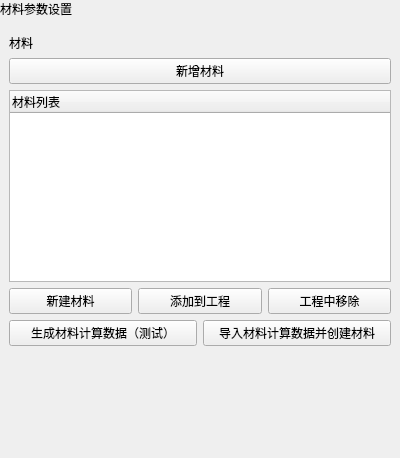
<?xml version='1.0' encoding='utf-8'?>
<ui version="4.0">
 <class>MaterialManagerWidget</class>
 <widget class="QWidget" name="MaterialManagerWidget">
  <property name="geometry">
   <rect>
    <x>0</x>
    <y>0</y>
    <width>400</width>
    <height>458</height>
   </rect>
  </property>
  <property name="windowTitle">
   <string>材料管理</string>
  </property>
  <layout class="QVBoxLayout" name="verticalLayout_2">
   <property name="spacing">
    <number>7</number>
   </property>
   <property name="leftMargin">
    <number>0</number>
   </property>
   <property name="topMargin">
    <number>0</number>
   </property>
   <property name="rightMargin">
    <number>0</number>
   </property>
   <property name="bottomMargin">
    <number>0</number>
   </property>
   <item>
    <widget class="QLabel" name="pageHeaderLabel">
     <property name="visible">
      <bool>false</bool>
     </property>
     <property name="sizePolicy">
      <sizepolicy hsizetype="Preferred" vsizetype="Fixed">
       <horstretch>0</horstretch>
       <verstretch>0</verstretch>
      </sizepolicy>
     </property>
     <property name="text">
      <string>材料参数设置</string>
     </property>
    </widget>
   </item>
   <item>
    <layout class="QVBoxLayout" name="contentLayout">
     <property name="leftMargin">
      <number>9</number>
     </property>
     <property name="topMargin">
      <number>9</number>
     </property>
     <property name="rightMargin">
      <number>9</number>
     </property>
     <property name="bottomMargin">
      <number>9</number>
     </property>
     <property name="spacing">
      <number>6</number>
     </property>
     <item>
      <widget class="QLabel" name="label">
       <property name="text">
        <string>材料</string>
       </property>
      </widget>
     </item>
     <item>
      <widget class="QPushButton" name="pushButton_2">
       <property name="text">
        <string>新增材料</string>
       </property>
      </widget>
     </item>
     <item>
      <widget class="QTreeWidget" name="treeWidget">
       <column>
        <property name="text">
         <string>材料列表</string>
        </property>
       </column>
      </widget>
     </item>
     <item>
      <layout class="QHBoxLayout" name="actionLayout">
       <item>
        <widget class="QPushButton" name="pushButton_3">
         <property name="minimumSize">
          <size>
           <width>50</width>
           <height>0</height>
          </size>
         </property>
         <property name="text">
          <string>新建材料</string>
         </property>
        </widget>
       </item>
       <item>
        <widget class="QPushButton" name="addToTreeButton">
         <property name="text">
          <string>添加到工程</string>
         </property>
        </widget>
       </item>
       <item>
        <widget class="QPushButton" name="removeFromTreeButton">
         <property name="text">
          <string>工程中移除</string>
         </property>
        </widget>
       </item>
       <property name="leftMargin">
        <number>0</number>
       </property>
       <property name="topMargin">
        <number>0</number>
       </property>
       <property name="rightMargin">
        <number>0</number>
       </property>
       <property name="bottomMargin">
        <number>0</number>
       </property>
      </layout>
     </item>
     <item>
      <layout class="QHBoxLayout" name="imatLayout">
       <item>
        <widget class="QPushButton" name="generateImatButton">
         <property name="text">
          <string>生成材料计算数据（测试）</string>
         </property>
        </widget>
       </item>
       <item>
        <widget class="QPushButton" name="importImatButton">
         <property name="text">
          <string>导入材料计算数据并创建材料</string>
         </property>
        </widget>
       </item>
       <property name="leftMargin">
        <number>0</number>
       </property>
       <property name="topMargin">
        <number>0</number>
       </property>
       <property name="rightMargin">
        <number>0</number>
       </property>
       <property name="bottomMargin">
        <number>0</number>
       </property>
      </layout>
     </item>
     <item>
      <spacer name="verticalSpacer">
       <property name="orientation">
        <enum>Qt::Vertical</enum>
       </property>
       <property name="sizeHint" stdset="0">
        <size>
         <width>20</width>
         <height>40</height>
        </size>
       </property>
      </spacer>
     </item>
    </layout>
   </item>
  </layout>
 </widget>
 <resources />
 <connections />
</ui>
